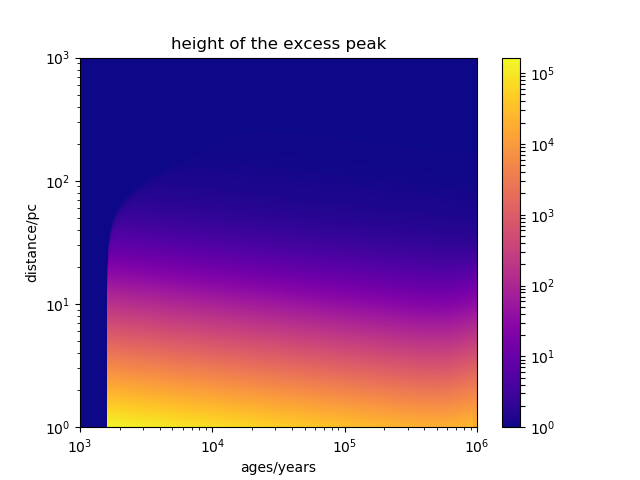

The Python source for this figure:
import numpy as np
import matplotlib.pyplot as plt
import timeit
import multiprocessing
import matplotlib as mpl
from joblib import Parallel, delayed
import multiprocessing
import matplotlib.colors as colors
from scipy.integrate import tplquad, quad, quad_vec, dblquad
from datetime import datetime
from cycler import cycler
from scipy.special import iv
from scipy import interpolate


#time the code
start = timeit.default_timer()
startt = datetime.now()
C = 3e10 #cm/s
M_PI = 134.9768e-6 #TeV
M_PROTON = 938.27208816e-6 #TeV
LY_PC_CONVERSION = 3.26156378
T_TH = 2*M_PI + M_PI**2 / (2*M_PROTON)
YEAR_SECOND_CONVERSION = 31557600
CM_PC_CONVERSION = 3.0857e18
#define constants
GALACTIC_RADIUS = 15000 #pc
HALO_HEIGHT = 4000 #pc
SUN_POSITION = 8300 #pc
SOURCE_RATE = 3 #/century
SOURCE_LIFETIME = 1e5 #yr
SEDOV_TIME = 1e3 #yr
MIN_RIGIDITY = 1e-3 #TV
MAX_RIGIDITY = 3e3 #TV
PROTON_INJECTION_SPECTRUM = 2.2
DIFFUSION_SPECTRUM = 0.6
ESCAPE_MOMENTUM_SPECTRUM = 2.5
DIFFUSION_SUPPRESSION_FACTOR = 0.1
DIFFUSION_COEFFICIENT = 6.7825E27 # cm2 s-1
ISM_PARTICLE_DENSITY = 1
MAXIMUM_PARTICLE_MOMENTUM = 3E3 #TeV
SEDOV_SNR_II = 1.6E3
SEDOV_SNR_1A = 234
MML_L = 92.272
MML_B = 2.775
MML_D = 3.28E3
MML_DENSITY = 30
MML_DIAMETER = 0.5
FKT_L = 92.4
FKT_B = 3.2
FKT_D = 1.7E3
FKT_DENSITY = 37
FKT_DIAMETER = 1.1


approx_AMS = np.sqrt(1.16)*1.10655**np.arange(72)
approx_DAMPE = 1983*1.58308693**np.arange(9)
AMS_DAMPE_DEFAULT_RIGIDITY_ARRAY = np.concatenate((approx_AMS, approx_DAMPE))/1000
meanA = np.load('mean_Anton.npy')*(AMS_DAMPE_DEFAULT_RIGIDITY_ARRAY*1000)**PROTON_INJECTION_SPECTRUM

Amean = interpolate.interp1d(AMS_DAMPE_DEFAULT_RIGIDITY_ARRAY, meanA, fill_value='extrapolate')


def radial(R, r_0=SUN_POSITION):
    result = 4.745 * np.exp(-(R-r_0)/4500)
    if R>3700:
        result += 26.679 * np.exp(-(R**2 - r_0**2)/(6800**2))
    else:
        result += 26.679 * np.exp(-(3700**2 - r_0**2)/(6800**2)) * np.exp(-((R - 3700)/2100)**2)
    return result

sourcechange = quad(lambda R: 2*np.pi*R*radial(R), 0, GALACTIC_RADIUS)[0]

def FerrierSource(R, r_0=SUN_POSITION):
    '''
    in source per pc^2 year integrated to give 3 per cnetury in galaxy
    '''
    normalisation = sourcechange
    result = 4.745 * np.exp(-(R-r_0)/4500)
    if R>3700:
        result += 26.679 * np.exp(-(R**2 - r_0**2)/(6800**2))
    else:
        result += 26.679 * np.exp(-(3700**2 - r_0**2)/(6800**2)) * np.exp(-((R - 3700)/2100)**2)
    return result / normalisation *3 /100

#def greensfactor(R,theta,r_0=SUN_POSITION,H=HALO_HEIGHT,n=0):
    return R / np.sqrt((R*np.cos(theta)-r_0)**2 + R**2*np.sin(theta)**2 + (2*n*H)**2)


#def integrant(R, theta, r_0=SUN_POSITION, H=HALO_HEIGHT, n=0):
    return greensfactor(R,theta,r_0,H,n)*FerrierSource(R,r_0)


#galacticintegral = np.array([dblquad(integrant,0,2*np.pi,0,GALACTIC_RADIUS, args=(SUN_POSITION, HALO_HEIGHT, n))[0] for n in range(1000001)])
#np.savetxt('galacticintegral',galacticintegral)
galacticintegral = np.loadtxt('galacticintegral')

#galacticintegral2 = np.array([dblquad(integrant,0,2*np.pi,0,GALACTIC_RADIUS, args=(SUN_POSITION, HALO_HEIGHT, n))[0] for n in range(20)])

def sunintegrant(R,r =10, r_0=8300):
    return 2 * R * np.arccos((r_0**2 + R**2 -r**2) / (2*R*r_0)) * FerrierSource(R, r_0)

def sunintegral(r, r_0=8300):
    return quad(sunintegrant,r_0-r,r_0+r,args=(r,r_0))[0]


def printProgressBar (iteration, total, prefix = '', suffix = '', decimals = 1, length = 100, fill = '█', printEnd = "\r"):
    """
    Call in a loop to create terminal progress bar
    @params:
        iteration   - Required  : current iteration (Int)
        total       - Required  : total iterations (Int)
        prefix      - Optional  : prefix string (Str)
        suffix      - Optional  : suffix string (Str)
        decimals    - Optional  : positive number of decimals in percent complete (Int)
        length      - Optional  : character length of bar (Int)
        fill        - Optional  : bar fill character (Str)
        printEnd    - Optional  : end character (e.g. "\r", "\r\n") (Str)
    """
    percent = ("{0:." + str(decimals) + "f}").format(100 * (iteration / float(total)))
    filledLength = int(length * iteration // total)
    bar = fill * filledLength + '-' * (length - filledLength)
    print(f'\r{prefix} |{bar}| {percent}% {suffix}', end = printEnd)
    # Print New Line on Complete
    if iteration == total:
        print()

#magnetic field
def B(n=1):
    '''
    magnetic field strength in microGauss, n hydrogen per cm^3
    '''
    if n==1:
        return 3
    elif n<300:
        return 10
    else:
        return 10 * (n/300)**0.65

#diffusion coefficient
def D(E, n=1, D_0=DIFFUSION_COEFFICIENT, chi=1, delta=DIFFUSION_SPECTRUM):
    '''
    diffusion coefficient (cm2 s-1) on energy (TeV)
    '''
    return chi * D_0 * ((E*1000)/(B(n)/3))**delta

#cross section
def sigma_kafexhiu(E):
    '''
    total inelastic cross section of pp to gamma from kafexhiu, energy in TeV
    '''
    T_th = T_TH
    mp = M_PROTON
    T = E - mp
    L = np.log(T/T_th)
    suppression = (1 - (T_th/T)**1.9)**3
    result = np.where(suppression>=0, (30.7 - 0.96*L +0.18*L**2) * suppression, 0)
    mbtocm = 1e27
    return result  / mbtocm

#proton lifetime against interaction
def tau_pp(E, n=1, kappa=0.45):
    '''
    lifetime in s
    '''
    return 1 / (n * C * kappa * sigma_kafexhiu(E))

#escape time
def t_esc(E, t_sed=1.6e3, p_m=MAXIMUM_PARTICLE_MOMENTUM, beta=2.5):
    '''
    time of escape of CR protons depending on momentum (energy in TeV via Einstein relation)
    '''
    yrtos = YEAR_SECOND_CONVERSION
    return t_sed * yrtos * (E/p_m)**(-1/beta)


def R_dsq1(E, t_SNR, D_0=DIFFUSION_COEFFICIENT, delta=DIFFUSION_SPECTRUM, t_sed=SEDOV_SNR_II, n=1, chi=1, p_m=MAXIMUM_PARTICLE_MOMENTUM, beta=ESCAPE_MOMENTUM_SPECTRUM):
    yrs = YEAR_SECOND_CONVERSION
    pcm = CM_PC_CONVERSION
    result = 4 * D(E,n,D_0,chi,delta) * (t_SNR*yrs - t_esc(E, t_sed, p_m, beta)) / pcm**2
    return result

def R_dsq2(E, t_SNR, D_0=DIFFUSION_COEFFICIENT, delta=DIFFUSION_SPECTRUM, n=1, chi=1):
    yrs = YEAR_SECOND_CONVERSION
    pcm = CM_PC_CONVERSION
    result = 4 * D(E,n,D_0,chi,delta) * (t_SNR*yrs) / pcm**2
    return result

def greensnppeak(E, t_SNR, d,
            D_0=DIFFUSION_COEFFICIENT, delta=DIFFUSION_SPECTRUM, n=1, chi=1):
    Rd2 = R_dsq2(E, t_SNR, D_0, delta, n, chi)
    return (np.pi*Rd2)**(-3/2) * np.exp(-d**2/Rd2)

conversion = YEAR_SECOND_CONVERSION/CM_PC_CONVERSION**2
Dpcy = DIFFUSION_COEFFICIENT * conversion
normalisation = galacticintegral[0] + 2*np.sum((-1)**np.arange(1000001)[1:]*galacticintegral[1:])
#normalE = 1 / (4 * np.pi * D(Ea,Dpcy, DIFFUSION_SPECTRUM)) * normalisation

thetaarray = np.load('thetafunction.npy')
def thetafunction(E, t):
    Dpcy1 = Dpcy
    H=HALO_HEIGHT
    h224Dt = (2*H)**2 / (4*D(E,n=1,D_0=Dpcy1,chi=1,delta=DIFFUSION_SPECTRUM)*t)
    xs = thetaarray[0]
    ys = thetaarray[1]
    return np.interp(h224Dt, xs, ys,0,1)

def Greensbounded(E, t, d2):
    Dpcy1 = Dpcy
    rd = 4 * D(E,n=1,D_0=Dpcy1,chi=1,delta=DIFFUSION_SPECTRUM) * t
    return (np.pi*rd)**(-3/2) * np.exp(-d2/rd) * thetafunction(E,t)

def integrant(t, R, theta, E):
    r_0 = SUN_POSITION
    d2 = (R*np.cos(theta)-r_0)**2 + (R*np.sin(theta))**2
    return R * Greensbounded(E, t, d2) * FerrierSource(R, r_0)

def integrant2(t, R, E):
    r_0 = SUN_POSITION
    Dpcy1 = Dpcy
    rd = 4 * D(E,n=1,D_0=Dpcy1,chi=1,delta=DIFFUSION_SPECTRUM) * t
    bes = 2 * R * r_0 / rd
    factor1 = (np.pi*rd)**(-3/2) * np.exp(-(R**2+r_0**2)/rd)
    return R * FerrierSource(R, r_0) * thetafunction(E,t) * factor1 * np.pi * 2*iv(0,bes)


def mean_bessel(E):
    low = 0 * 1e3**DIFFUSION_SPECTRUM / E**DIFFUSION_SPECTRUM
    high = 3e8 * 1e3**DIFFUSION_SPECTRUM / E**DIFFUSION_SPECTRUM
    return dblquad(integrant2,0,GALACTIC_RADIUS,low,high,args=(E,))[0]

# 0.000003457905225482213

def individual_trapezoidal_rule_log(start_x, stop_x, start_y, stop_y):
        stop_x=stop_x-start_x+1
        start_x=np.ones_like(start_x)
        b = np.log10(stop_y/start_y)/np.log10(stop_x/start_x)
        a = start_y
        return a/(b+1) * (stop_x**(b+1)-start_x**(b+1))

def excess2(t_SNR, d,
            D_0=DIFFUSION_COEFFICIENT, delta=DIFFUSION_SPECTRUM, t_sed=SEDOV_SNR_II, n=1, chi=1,
            p_m=MAXIMUM_PARTICLE_MOMENTUM, beta=ESCAPE_MOMENTUM_SPECTRUM):
    E = np.logspace(-4,np.log10(p_m),50000)
    rd1 = R_dsq1(E,t_SNR,D_0,delta,t_sed,n,chi,p_m,beta)
    rd = np.where(rd1>0, rd1, 0)
    g1 = rd**(-3/2) * np.exp(-d**2/rd)
    g2 = greensnppeak(E, t_SNR, d, D_0, delta, n, chi)
    ratio = g1 / g2
    ratio1 = np.where(rd1>0, ratio, 1)
    highest = np.max(ratio1)
    emax = np.argmax(ratio1)
    hm = np.where(ratio>(highest/2+0.5))[0]
    if len(hm) == 0:
        fwhm = 0
    else:
        hm1 = hm[-1]
        hm2 = hm[0]
        if hm1>emax:
            fwhm = E[hm1] - E[hm2]
        else:
            fwhm = 0
    return highest, fwhm, E[emax]

'''distances = np.logspace(0,3,5000)
ages = np.logspace(3,6,1000)
result = np.zeros((5000,1000,3))
for i,d in enumerate(distances):
    print(i)
    for j,t in enumerate(ages):
       result[i,j] = excess2(t,d)'''

def excessbar(t_SNR, d, Emid=1, barsize=25,
            D_0=DIFFUSION_COEFFICIENT, delta=DIFFUSION_SPECTRUM, t_sed=SEDOV_SNR_II, n=1, chi=1,
            p_m=MAXIMUM_PARTICLE_MOMENTUM, beta=ESCAPE_MOMENTUM_SPECTRUM):
    '''
    Emid is the quoted energy, in TeV
    barsize in percentage
    '''
    percent = barsize/100
    E = np.logspace(np.log10(Emid*(1-percent)),np.log10(Emid*(1+percent)),50)
    rd1 = R_dsq1(E,t_SNR,D_0,delta,t_sed,n,chi,p_m,beta)
    rd = np.where(rd1>0, rd1, 0)
    g1 = rd**(-3/2) * np.exp(-d**2/rd)
    g2 = greensnppeak(E, t_SNR, d, D_0, delta, n, chi)
    ratio = g1 / g2
    ratio1 = np.where(rd1>0, ratio, 1)
    return np.mean(ratio1)

def excessconstantage(t_SNR=8e3, Emid=50, yerr=0.75, barsize=50,
            D_0=DIFFUSION_COEFFICIENT, delta=DIFFUSION_SPECTRUM, t_sed=SEDOV_SNR_II, n=1, chi=1,
            p_m=MAXIMUM_PARTICLE_MOMENTUM, beta=ESCAPE_MOMENTUM_SPECTRUM):
    '''
    takes age of SNR in year,
    returns probability that excess more than errorbar of experiment,
    assuming a log distribution of distance form SNR
    '''
    Nd = 2000
    distsq = np.linspace(1,300**2,Nd)
    dist = np.sqrt(distsq)
    result = np.zeros(Nd)
    for i,d in enumerate(dist):
        excesss = excessbar(t_SNR, d, Emid, barsize, D_0, delta, t_sed, n, chi, p_m, beta) - 1
        if excesss > yerr:
            result[i] = 1
        else:
            continue
    return np.sum(result)/Nd

def excessconstantdist(d=57, Emid=1, yerr=0.75, barsize=25,
            D_0=DIFFUSION_COEFFICIENT, delta=DIFFUSION_SPECTRUM, t_sed=SEDOV_SNR_II, n=1, chi=1,
            p_m=MAXIMUM_PARTICLE_MOMENTUM, beta=ESCAPE_MOMENTUM_SPECTRUM):
    '''
    takes distance in pc,
    returns probability that excess more than errorbar of experiment,
    assuming a log distribution of SNR age
    '''
    Nd = 3000
    age = np.linspace(1e3,1e6,Nd)
    result = np.zeros(Nd)
    for i,t in enumerate(age):
        excesss = excessbar(t, d, Emid, barsize, D_0, delta, t_sed, n, chi, p_m, beta) - 1
        if excesss > yerr:
            result[i] = 1
        else:
            continue
    return np.sum(result)/Nd

def excessxy(Emid=1, flux=0.1, barsize=25, yerr=1,
            D_0=DIFFUSION_COEFFICIENT, delta=DIFFUSION_SPECTRUM, t_sed=SEDOV_SNR_II, n=1, chi=1,
            p_m=MAXIMUM_PARTICLE_MOMENTUM, beta=ESCAPE_MOMENTUM_SPECTRUM):
    Nd=1000
    distsq = np.linspace(1,300**2,Nd)
    dist0 = np.sqrt(distsq)
    ages0 = np.linspace(1e3,3e5,Nd)
    ages = np.array(np.meshgrid(ages0,dist0))[0].flatten()
    dist = np.array(np.meshgrid(ages0,dist0))[1].flatten()
    percent = barsize/100
    E = np.logspace(np.log10(Emid/(1+percent)),np.log10(Emid*(1+percent)),50)
    rd1 = R_dsq1(E[:,np.newaxis],ages,D_0,delta,t_sed,n,chi,p_m,beta)
    rd = np.where(rd1>0, rd1, 0)
    g1 = rd**(-3/2) * np.exp(-dist**2/rd)
    g2 = greensnppeak(E[:,np.newaxis], ages, dist, D_0, delta, n, chi)
    ratio = g1 / g2
    ratio1 = np.where(rd1>0, ratio, 1)
    cut = np.logical_and(np.any(g1>np.max(flux*(1-yerr),0),axis=0) , np.any(g1<flux*(1+yerr),axis=0))
    mean = np.mean(ratio1[:,cut],axis=0)
    peak = mean[mean>8]
    if np.size(mean) == 0:
        answer = 0
    else:
        answer = np.size(peak) / np.size(mean)
    return answer, len(mean), len(peak)

def excessfit(Emid=1, flux=0.1, barsize=25, yerr=1,
            D_0=DIFFUSION_COEFFICIENT, delta=DIFFUSION_SPECTRUM, t_sed=SEDOV_SNR_II, n=1, chi=1,
            p_m=MAXIMUM_PARTICLE_MOMENTUM, beta=ESCAPE_MOMENTUM_SPECTRUM):
    Nd=1000
    distsq = np.linspace(1,300**2,Nd)
    dist0 = np.sqrt(distsq)
    ages0 = np.linspace(1e3,3e5,Nd)
    ages = np.array(np.meshgrid(ages0,dist0))[0].flatten()
    dist = np.array(np.meshgrid(ages0,dist0))[1].flatten()
    percent = barsize/100
    E = np.logspace(np.log10(Emid/(1+percent)),np.log10(Emid*(1+percent)),50)
    rd1 = R_dsq1(E[:,np.newaxis],ages,D_0,delta,t_sed,n,chi,p_m,beta)
    rd = np.where(rd1>0, rd1, 0)
    g1 = rd**(-3/2) * np.exp(-dist**2/rd)
    g2 = greensnppeak(E[:,np.newaxis], ages, dist, D_0, delta, n, chi)
    fitpeak = np.logical_and(np.any(g1>np.max(flux*(1-yerr),0),axis=0) , np.any(g1<flux*(1+yerr),axis=0))
    fitnone = np.logical_and(np.any(g2>np.max(flux*(1-yerr),0),axis=0) , np.any(g2<flux*(1+yerr),axis=0))
    ratio = g1 / g2
    ratio1 = np.where(rd1>0, ratio, 1) - 1
    mean = np.mean(ratio1,axis=0)
    return np.sum(fitpeak[mean>=yerr]), np.sum(fitnone) + np.sum(fitpeak[mean<yerr])

def excessall(Emid=1, barsize=25, excesslim=7, life = 1e6,
            D_0=DIFFUSION_COEFFICIENT, delta=DIFFUSION_SPECTRUM, t_sed=SEDOV_SNR_II, n=1, chi=1,
            p_m=MAXIMUM_PARTICLE_MOMENTUM, beta=ESCAPE_MOMENTUM_SPECTRUM):
    Nd=1000
    distsq = np.linspace(1,300**2,Nd)
    dist0 = np.sqrt(distsq)
    ages0 = np.linspace(t_sed,3e5,Nd)
    ages = np.array(np.meshgrid(ages0,dist0))[0].flatten()
    dist = np.array(np.meshgrid(ages0,dist0))[1].flatten()
    percent = barsize/100
    E = np.logspace(np.log10(Emid/(1+percent)),np.log10(Emid*(1+percent)),50)
    rd1 = R_dsq1(E[:,np.newaxis],ages,D_0,delta,t_sed,n,chi,p_m,beta)
    rd = np.where(rd1>0, rd1, 1e-99)
    g2 = greensnppeak(E[:,np.newaxis], ages, dist, D_0, delta, n, chi)
    g1 = rd**(-3/2) * np.exp(-dist**2/rd)
    enoughflux = np.logical_and(np.all(g2>1e-51, axis=0) , np.any(g1>1e-50, axis=0))
    ratio = g1 / np.where(g2>1e-51, g2, 1)
    ratio1 = np.where(rd1>0, ratio, 1) - 1
    mean = np.mean(ratio1,axis=0)[enoughflux]
    peak = mean[mean>excesslim]
    return len(mean), len(peak)

def releseslope(lifetime, t_sed=SEDOV_SNR_II, p_m=MAXIMUM_PARTICLE_MOMENTUM, p_min=1e-3):
    x = np.log(lifetime) - np.log(t_sed)
    y = np.log(p_m) - np.log(p_min)
    return y / x

def excessingle(excesslim=7, life = 1e6, maxdist=300, maxage=3e5,
            D_0=DIFFUSION_COEFFICIENT, delta=DIFFUSION_SPECTRUM, t_sed=SEDOV_SNR_II, n=1, chi=1,
            p_m=MAXIMUM_PARTICLE_MOMENTUM, beta=ESCAPE_MOMENTUM_SPECTRUM):
    Nd=3000
    distsq = np.linspace(1,maxdist**2,Nd)
    dist0 = np.sqrt(distsq)
    ages0 = np.linspace(t_sed,maxage,Nd)
    E = np.logspace(-3,np.log10(3e3),200)
    accepted = 0
    peaks = 0
    for d in dist0:
        rd1 = R_dsq1(E[:,np.newaxis],ages0,D_0,delta,t_sed,n,chi,p_m,beta)
        rd = np.where(rd1>0, rd1, 1e-99)
        g2 = greensnppeak(E[:,np.newaxis], ages0, d, D_0, delta, n, chi)
        g1 = (np.pi*rd)**(-3/2) * np.exp(-d**2/rd)
        enoughflux = np.logical_and(np.all(g2>1e-51, axis=0) , np.any(g1>1e-50, axis=0))
        ratio = g1 / np.where(g2>1e-51, g2, 1)
        ratio1 = np.where(rd1>0, ratio, 1) - 1
        mean = np.max(ratio1,axis=0)[enoughflux]
        peak = mean[mean>excesslim]
        accepted += len(mean)
        peaks += len(peak)
    return peaks / accepted

def excesscompare(jumplim=0.05, maxdist=300, maxage=3e5,
            D_0=DIFFUSION_COEFFICIENT, delta=DIFFUSION_SPECTRUM, t_sed=SEDOV_SNR_II, n=1, chi=1,
            p_m=MAXIMUM_PARTICLE_MOMENTUM, beta=ESCAPE_MOMENTUM_SPECTRUM):
    Nd=1500
    distsq = np.linspace(0,maxdist**2,5*Nd)
    dist0 = np.sqrt(distsq)
    ages0 = np.linspace(t_sed,maxage,Nd)
    E = np.logspace(-3,np.log10(3e3),200)
    norm = 1
    accepted = 0
    peaks = 0
    peaks1 = 0
    peaks2 = 0
    peaks3 = 0
    peaks4 = 0
    peaks5 = 0
    for d in dist0:
        rd1 = R_dsq1(E[:,np.newaxis],ages0,D_0,delta,t_sed,n,chi,p_m,beta)
        rd = np.where(rd1>0, rd1, 1e-99)
        g1 = (np.pi*rd)**(-3/2) * np.exp(-d**2/rd)
        ratio = (g1.T / norm).T
        ratio1 = np.where(rd1>0, ratio, 1) - 1
        dif = np.diff(ratio1, axis=0)
        mean = np.max(dif[:40],axis=0)
        peak = mean[mean>jumplim]
        mean1 = np.max(dif[40:80],axis=0)
        peak1 = mean1[mean1>jumplim]
        mean2 = np.max(dif[80:120],axis=0)
        peak2 = mean2[mean2>jumplim]
        mean3 = np.max(dif[120:160],axis=0)
        peak3 = mean3[mean3>jumplim]
        mean4 = np.max(dif[160:],axis=0)
        peak4 = mean4[mean4>jumplim]
        mean5 = np.max(dif,axis=0)
        peak5 = mean5[mean5>jumplim]
        accepted += len(mean5)
        peaks += len(peak)
        peaks1 += len(peak1)
        peaks2 += len(peak2)
        peaks3 += len(peak3)
        peaks4 += len(peak4)
        peaks5 += len(peak5)
    return np.array([accepted,peaks5,peaks,peaks1,peaks2,peaks3,peaks4])

def excesscompare2(jumplim=0.05, maxdist=300, maxage=3e5,
            D_0=DIFFUSION_COEFFICIENT, delta=DIFFUSION_SPECTRUM, t_sed=SEDOV_SNR_II, n=1, chi=1,
            p_m=MAXIMUM_PARTICLE_MOMENTUM, beta=ESCAPE_MOMENTUM_SPECTRUM):
    Nd=1500
    distsq = np.linspace(0,maxdist**2,5*Nd)
    dist0 = np.sqrt(distsq)
    ages0 = np.linspace(t_sed,maxage,Nd)
    E = np.logspace(-3,np.log10(3e3),200)
    norm = 1
    accepted = 0
    peaks = 0
    peaks1 = 0
    peaks2 = 0
    peaks3 = 0
    peaks4 = 0
    peaks5 = 0
    for d in dist0:
        rd1 = R_dsq1(E[:,np.newaxis],ages0,D_0,delta,t_sed,n,chi,p_m,beta)
        rd = np.where(rd1>0, rd1, 1e-99)
        g1 = (np.pi*rd)**(-3/2) * np.exp(-d**2/rd)
        ratio = (g1.T / norm).T
        ratio1 = np.where(rd1>0, ratio, 1) - 1
        dif = np.gradient(ratio1, axis=0)
        maxr = np.argmax(dif, axis=0)
        mean = np.max(dif,axis=0)
        peak = np.logical_and(mean>jumplim, True)
        peak1 = np.logical_and(mean>jumplim, maxr<40)
        peak2 = np.logical_and.reduce([mean>jumplim, maxr<80, maxr>=40])
        peak3 = np.logical_and.reduce([mean>jumplim, maxr<120, maxr>=80])
        peak4 = np.logical_and.reduce([mean>jumplim, maxr<160, maxr>=120])
        peak5 = np.logical_and(mean>jumplim, maxr>=160)
        accepted += len(mean)
        peaks += np.sum(peak)
        peaks1 += np.sum(peak1)
        peaks2 += np.sum(peak2)
        peaks3 += np.sum(peak3)
        peaks4 += np.sum(peak4)
        peaks5 += np.sum(peak5)
    return np.array([accepted,peaks,peaks1,peaks2,peaks3,peaks4,peaks5])

def compare2d(maxdist=300, maxage=3e5,
            D_0=DIFFUSION_COEFFICIENT, delta=DIFFUSION_SPECTRUM, t_sed=SEDOV_SNR_II, n=1, chi=1,
            p_m=MAXIMUM_PARTICLE_MOMENTUM, beta=ESCAPE_MOMENTUM_SPECTRUM):
    Nd=1500
    distsq = np.linspace(0,maxdist**2,5*Nd)
    dist0 = np.sqrt(distsq)
    ages0 = np.linspace(t_sed,maxage,Nd)
    E = np.logspace(-3,np.log10(3e3),200)
    norm = 1
    Nr = 45
    result = np.zeros(Nr)
    Ju = np.linspace(0,0.3,Nr)
    for i,jumplim in enumerate(Ju):
        print(i)
        accepted = 0
        peaks = 0
        for d in dist0:
            rd1 = R_dsq1(E[:,np.newaxis],ages0,D_0,delta,t_sed,n,chi,p_m,beta)
            rd = np.where(rd1>0, rd1, 1e-99)
            g1 = (np.pi*rd)**(-3/2) * np.exp(-d**2/rd)
            ratio = (g1.T / norm).T
            ratio1 = np.where(rd1>0, ratio, 1) - 1
            dif = np.gradient(ratio1, axis=0)
            mean = np.max(dif,axis=0)
            peak = np.logical_and(mean>jumplim, True)
            accepted += len(mean)
            peaks += np.sum(peak)
        result[i] = peaks / accepted
    return result

def newescape(E, t_sed=SEDOV_TIME, p_max=MAXIMUM_PARTICLE_MOMENTUM, t_max=SOURCE_LIFETIME, p_min=MIN_RIGIDITY,
              t_b1=SOURCE_LIFETIME-1, t_b2=0, p_b1=10, p_b2=0):
    yrtos = YEAR_SECOND_CONVERSION
    if t_max == 0:
        return yrtos * t_sed * np.exp((p_max/E - 1) / 1e4)
    elif t_max < t_sed:
        return yrtos * t_sed * (p_b1*np.log(p_max/E) + 1)
    elif t_b1<t_sed or p_b1>=p_max:
        return yrtos * t_sed
    elif t_b1==0 and t_b2==0:
        s1 = np.log(t_max/t_sed) / np.log(p_max/p_min)
        return yrtos * t_sed * (p_max/E) ** s1
    elif t_b2==0:
        s1 = np.log(t_b1/t_sed) / np.log(p_max/p_b1)
        s2 = np.log(t_max/t_b1) / np.log(p_b1/p_min)
        t1 = yrtos * t_b1 * (p_b1 / E[E<p_b1]) ** s2
        t2 = yrtos * t_sed * (p_max / E[E>=p_b1]) ** s1
        return np.append(t1,t2)
    else:
        s1 = np.log(t_b1/t_sed) / np.log(p_max/p_b2)
        s2 = np.log(t_b2/t_b1) / np.log(p_b2/p_b1)
        s3 = np.log(t_max/t_b2) / np.log(p_b1/p_min)
        t1 = yrtos * t_b2 * (p_b1 / E[E<p_b1]) ** s3
        t2 = yrtos * t_b1 * (p_b2 / E[(E<p_b2) & (E>=p_b1)]) ** s2
        t3 = yrtos * t_sed * (p_max / E[E>=p_b2]) ** s1
        return np.append(np.append(t1,t2),t3)

def newR_dsq(E, t_SNR, D_0=DIFFUSION_COEFFICIENT, delta=DIFFUSION_SPECTRUM, t_sed=SEDOV_TIME, n=1, chi=1,
             p_max=MAXIMUM_PARTICLE_MOMENTUM, t_max=1e5, p_min=1e-3,
            t_b1=1e4, t_b2=5e4, p_b1=1e-1, p_b2=1e1):
    yrs = YEAR_SECOND_CONVERSION
    pcm = CM_PC_CONVERSION
    result = 4 * D(E,n,D_0,chi,delta) * (t_SNR[:,np.newaxis]*yrs - newescape(E,t_sed,p_max,t_max,p_min,t_b1,t_b2,p_b1,p_b2)) / pcm**2
    return result.T

def newR_ct(E, t_SNR, D_0=DIFFUSION_COEFFICIENT, delta=DIFFUSION_SPECTRUM, t_sed=SEDOV_TIME, n=1, chi=1,
             p_max=MAXIMUM_PARTICLE_MOMENTUM, t_max=1e5, p_min=1e-3,
            t_b1=1e4, t_b2=5e4, p_b1=1e-1, p_b2=1e1):
    yrs = YEAR_SECOND_CONVERSION
    pcm = CM_PC_CONVERSION
    c = C
    result = c * (t_SNR[:,np.newaxis]*yrs - newescape(E,t_sed,p_max,t_max,p_min,t_b1,t_b2,p_b1,p_b2)) /pcm
    return result.T

def newexcess(jumplim=0.05, maxdist=300, maxage=3e5,
            D_0=DIFFUSION_COEFFICIENT, delta=DIFFUSION_SPECTRUM, t_sed=SEDOV_SNR_II, n=1, chi=1,
            p_max=MAXIMUM_PARTICLE_MOMENTUM, t_max=1e5, p_min=1e-3,
            t_b1=1e4, t_b2=5e4, p_b1=1e-1, p_b2=1e1):
    Nd=1500
    distsq = np.linspace(0,maxdist**2,5*Nd)
    dist0 = np.sqrt(distsq)
    ages0 = np.linspace(t_sed,maxage,Nd)
    E = np.logspace(-3,np.log10(3e3),200)
    norm = 1
    accepted = 0
    peaks = 0
    peaks1 = 0
    peaks2 = 0
    peaks3 = 0
    peaks4 = 0
    peaks5 = 0
    for d in dist0:
        rd1 = newR_dsq(E, ages0, D_0, delta, t_sed, n, chi, p_max, t_max, p_min, t_b1, t_b2, p_b1, p_b2)
        rd = np.where(rd1>0, rd1, 1e-99)
        g1 = (np.pi*rd)**(-3/2) * np.exp(-d**2/rd)
        ratio = (g1.T / norm).T
        ratio1 = np.where(rd1>0, ratio, 1) - 1
        dif = np.gradient(ratio1, axis=0)
        maxr = np.argmax(dif, axis=0)
        mean = np.max(dif,axis=0)
        peak = np.logical_and(mean>jumplim, True)
        peak1 = np.logical_and.reduce([mean>jumplim, maxr<40])
        peak2 = np.logical_and.reduce([mean>jumplim, maxr<80, maxr>=40])
        peak3 = np.logical_and.reduce([mean>jumplim, maxr<120, maxr>=80])
        peak4 = np.logical_and.reduce([mean>jumplim, maxr<160, maxr>=120])
        peak5 = np.logical_and(mean>jumplim, maxr>=160)
        accepted += len(mean)
        peaks += np.sum(peak)
        peaks1 += np.sum(peak1)
        peaks2 += np.sum(peak2)
        peaks3 += np.sum(peak3)
        peaks4 += np.sum(peak4)
        peaks5 += np.sum(peak5)
    return np.array([accepted,peaks,peaks1,peaks2,peaks3,peaks4,peaks5])

def breakexcess(sigma=1, stat=0, maxdist=300, maxage=3e5,
            D_0=DIFFUSION_COEFFICIENT, delta=DIFFUSION_SPECTRUM, t_sed=SEDOV_SNR_II, n=1, chi=1,
            p_max=MAXIMUM_PARTICLE_MOMENTUM, t_max=1e5, p_min=1e-3,
            t_b1=1e4, t_b2=5e4, p_b1=1e-1, p_b2=1e1):
    Nd=1500
    distsq = np.linspace(0,maxdist**2,5*Nd)
    dist0 = np.sqrt(distsq)
    ages0 = np.linspace(0,maxage,Nd)
    E = np.logspace(-3,np.log10(3e3),200)
    norm = 1 / 17364.8109 * 26857.4584
    accepted = 0
    peaks = 0
    peaks1 = 0
    peaks2 = 0
    peaks3 = 0
    if stat == 0:
        s1 = 0.01 * np.ones(61)
        s2 = 0.1 * np.ones(139)
        jumplim = np.append(s1,s2)
    elif stat == 1:
        power = np.log(1e-1/1e-4) / np.log(1e2/1e-3)
        jumplim = 1e-4 * (E/1e-3) ** power
    for d in dist0:
        rd1 = newR_dsq(E, ages0, D_0, delta, t_sed, n, chi, p_max, t_max, p_min, t_b1, t_b2, p_b1, p_b2)
        rd = np.where(rd1>0, rd1, 1e-99)
        g1 = (np.pi*rd)**(-3/2) * np.exp(-d**2/rd)
        ratio = (g1.T / norm).T
        ratio1 = np.where(rd1>0, ratio, 1) - 1
        dif = np.diff(ratio1, axis=0)
        maxr = np.argmax(dif, axis=0)
        mean = np.max(dif,axis=0)
        peak1 = np.logical_and.reduce([mean>sigma*jumplim[maxr], maxr<=70])
        peak2 = np.logical_and.reduce([mean>sigma*jumplim[maxr], maxr>=71, maxr<=92])
        peak3 = np.logical_and.reduce([mean>sigma*jumplim[maxr], maxr>=93, maxr<154])
        accepted += len(mean)
        peaks = peaks + np.sum(peak1) + np.sum(peak2) + np.sum(peak3)
        peaks1 += np.sum(peak1)
        peaks2 += np.sum(peak2)
        peaks3 += np.sum(peak3)
    return np.array([accepted,peaks,peaks1,peaks2,peaks3])

def breakexcess2x( maxdist=300, maxage=3e5,
            D_0=DIFFUSION_COEFFICIENT, delta=DIFFUSION_SPECTRUM, t_sed=SEDOV_SNR_II, n=1, chi=1,
            p_max=MAXIMUM_PARTICLE_MOMENTUM, t_max=1e5, p_min=1e-3,
            t_b1=1e4, t_b2=5e4, p_b1=1e-1, p_b2=1e1):
    Nd=1500
    distsq = np.linspace(0,maxdist**2,5*Nd)
    dist0 = np.sqrt(distsq)
    ages0 = np.linspace(0,maxage,Nd)
    E = np.logspace(-3,np.log10(3e3),200)
    norm = 1  * D_0 / DIFFUSION_COEFFICIENT # / 12283.553742155571 * 11826.695987081592
    accepted = 0
    s1 = 0.01 * np.ones(61)
    s2 = 0.1 * np.ones(139)
    jumplimsys = np.append(s1,s2)
    power = np.log(1e-1/1e-4) / np.log(1e2/1e-3)
    jumplimstat = 1e-4 * (E/1e-3) ** power / 1.5
    sigmas = 0.1 + 0.2 * np.arange(26)
    resultsys = np.zeros(26)
    resultstat = np.zeros(26)
    for d in dist0:
        rd1 = newR_dsq(E, ages0, D_0, delta, t_sed, n, chi, p_max, t_max, p_min, t_b1, t_b2, p_b1, p_b2)
        rd = np.where(rd1>0, rd1, 1e-99)
        g1 = (np.pi*rd)**(-3/2) * np.exp(-d**2/rd)
        ratio = (g1.T / norm).T
        ratio1 = np.where(rd1>0, ratio, 0)
        dif = np.diff(ratio1, axis=0)
        maxr = np.argmax(dif, axis=0)
        mean = np.max(dif,axis=0)
        accepted += len(mean)
        for i,sigma in enumerate(sigmas):
            resultstat[i] += np.sum(np.logical_and.reduce([mean>sigma*jumplimstat[maxr], maxr<=154]))
            resultsys[i] += np.sum(np.logical_and.reduce([mean>sigma*jumplimsys[maxr], maxr<=154]))
    return np.append(resultsys / accepted, resultstat / accepted)

def excessbins(bins=200, maxdist=GALACTIC_RADIUS/10, maxage=2e5,
            D_0=DIFFUSION_COEFFICIENT, delta=DIFFUSION_SPECTRUM, t_sed=SEDOV_TIME, n=1, chi=1,
            p_max=MAXIMUM_PARTICLE_MOMENTUM, t_max=SOURCE_LIFETIME, p_min=MIN_RIGIDITY,
            t_b1=99999,t_b2=0, p_b1=10, p_b2=0):
    Nd=1500
    distsq = np.linspace(0,maxdist**2,5*Nd)
    ages0 = np.linspace(0,maxage,Nd)
    E = np.logspace(-3,2,bins)
    #norm = NORMAL4  * D_0 / DIFFUSION_COEFFICIENT # / 12283.553742155571 * 11826.695987081592
    normalisation1 = normalisation
    norm = 1 / (np.pi * D(E,Dpcy, DIFFUSION_SPECTRUM)) * normalisation1
    jumps = 0
    accepted = 0
    power = np.log(1e-1/1e-4) / np.log(1e2/1e-3)
    jumplimstat = 1e-4 * (E/1e-3) ** power / 1.5
    for d2 in distsq:
        rd1 = newR_dsq(E, ages0, D_0, delta, t_sed, n, chi, p_max, t_max, p_min, t_b1, t_b2, p_b1, p_b2)
        rd = np.where(rd1>0, rd1, 1e-99)
        g1 = (np.pi*rd)**(-3/2) * np.exp(-d2/rd)
        ratio = (g1.T / norm).T
        ratio1 = np.where(rd1>0, ratio, 0)
        dif = np.diff(ratio1, axis=0)
        maxr = np.argmax(dif, axis=0)
        mean = np.max(dif,axis=0)
        accepted += len(mean)
        jumps += np.sum(mean>jumplimstat[maxr])
    return jumps / accepted

def breakexcessradial(bins=200, maxdist=HALO_HEIGHT/2, maxage=2*SOURCE_LIFETIME,
            D_0=DIFFUSION_COEFFICIENT, delta=DIFFUSION_SPECTRUM, t_sed=SEDOV_TIME, n=1, chi=1,
            p_max=MAXIMUM_PARTICLE_MOMENTUM, t_max=SOURCE_LIFETIME, p_min=MIN_RIGIDITY,
            t_b1=SOURCE_LIFETIME-1,t_b2=0, p_b1=10, p_b2=0):
    Nd=1500
    binsi = int(bins)
    distsq = np.linspace(0,maxdist**2,5*Nd)
    dist0 = np.sqrt(distsq)
    sources = np.array([sunintegral(r) for r in dist0])
    numbsources = np.diff(sources,prepend=0)
    sourcesinrange = sources[-1] * maxage
    ages0 = np.linspace(0,maxage,Nd)
    E = np.logspace(-3,2,binsi)
    conversion = YEAR_SECOND_CONVERSION/CM_PC_CONVERSION**2
    Dpcy = D_0 * conversion
    normalisation1 = normalisation
    norm = 1 / (np.pi * D(E,Dpcy, DIFFUSION_SPECTRUM)) * normalisation1
    accepted = 0
    jumplimsys = np.where(E<10, 0.01, 0.1)[:-1]
    power = np.log(1e-1/1e-4) / np.log(1e2/1e-3)
    jumplimstat = (1e-4 * (E[1:]/1e-3) ** power / 1.5 + 1e-4 * (E[:-1]/1e-3) ** power / 1.5) /2
    sigmas = 0.1 + 0.2 * np.arange(26)
    resultsys = np.zeros(26)
    resultstat = np.zeros(26)
    for j,d2 in enumerate(distsq):
        rd1 = newR_dsq(E, ages0, D_0, delta, t_sed, n, chi, p_max, t_max, p_min, t_b1, t_b2, p_b1, p_b2)
        rd = np.where(rd1>0, rd1, 1e-99)
        g1 = (np.pi*rd)**(-3/2) * np.exp(-d2/rd)
        ratio = (g1.T / norm)
        ratio1 = np.where(rd1.T>0, ratio, 0)
        dif = np.diff(ratio1, axis=1)
        mean = np.max(dif,axis=1)
        maxr = np.argmax(dif,axis=1)
        accepted += numbsources[j] * len(mean)
        for i,sigma in enumerate(sigmas):
            resultstat[i] += numbsources[j] * np.sum(np.any(dif>sigma*jumplimstat, axis=1))
            #print(int(10*sigma),np.sum(np.logical_and.reduce([mean>sigma*jumplimstat[maxr]])) - np.sum(np.any(dif>sigma*jumplimstat, axis=1)))
            resultsys[i] += numbsources[j] * np.sum(np.any(dif>sigma*jumplimsys, axis=1))
    return np.append(1 - (1 - resultsys / accepted) ** sourcesinrange, 1 - (1 - resultstat / accepted) ** sourcesinrange)

def breakexcessradial2(bins=200, maxdist=HALO_HEIGHT/2, maxage=SOURCE_LIFETIME,
            D_0=DIFFUSION_COEFFICIENT, delta=DIFFUSION_SPECTRUM, t_sed=SEDOV_TIME, n=1, chi=1,
            p_max=MAXIMUM_PARTICLE_MOMENTUM, t_max=SOURCE_LIFETIME, p_min=MIN_RIGIDITY,
            alpha = PROTON_INJECTION_SPECTRUM,
            t_b1=SOURCE_LIFETIME-1,t_b2=0, p_b1=10, p_b2=0):
    Nd=1500
    bins = int(bins)
    binsi = 10*bins+1
    ages0 = np.linspace(0,maxage,Nd)
    distsq = np.linspace(0,maxdist**2,5*Nd)
    dist0 = np.sqrt(distsq)
    sources = np.array([sunintegral(r) for r in dist0])
    numbsources = np.diff(sources,prepend=0)
    sourcesinrange = sources[-1] * maxage
    lnE1 = np.linspace(np.log(1e-3),np.log(1e2),binsi)
    lnE2 = np.array([])
    lnE = lnE1
    E = np.exp(lnE)
    Edge = E[::10]
    gamma = alpha + delta
    ED = ((Edge[1:]**(1-gamma) - Edge[:-1]**(1-gamma)) / ((1-gamma) * (Edge[1:] - Edge[:-1]))) ** (-1/gamma)
    conversion = YEAR_SECOND_CONVERSION/CM_PC_CONVERSION**2
    Dpcy = D_0 * conversion
    normalisation1 = normalisation
    norm = 1 / (np.pi * D(ED,Dpcy, DIFFUSION_SPECTRUM)) * normalisation1 * (Edge[1:] - Edge[:-1]) * ED**(-alpha)
    power = np.log(1e-1/1e-4) / np.log(1e2/1e-3)
    jumplimstat = 1e-4 * (Edge[1:-1]/1e-3) ** power / 1.5
    sigmas = 0.1 + 0.2 * np.arange(26)
    resultint = np.zeros(26)
    resultpoint = np.zeros(26)
    accepted = 0
    for j,d2 in enumerate(distsq):
        rd1 = newR_dsq(E, ages0, D_0, delta, t_sed, n, chi, p_max, t_max, p_min, t_b1, t_b2, p_b1, p_b2).T
        rd = np.where(rd1>0, rd1, 1e-99)
        g1 = (np.pi*rd)**(-3/2) * np.exp(-d2/rd) * E**(-alpha) *E
        G = np.where(rd1>0, g1, 0)
        gi1 = (G[:,1:] + G[:,:-1]) * np.diff(lnE) / 2
        gi = np.sum(gi1.reshape(Nd,bins,10),axis=2)
        rd2 = newR_dsq(ED, ages0, D_0, delta, t_sed, n, chi, p_max, t_max, p_min, t_b1, t_b2, p_b1, p_b2).T
        rd3 = np.where(rd2>0, rd2, 1e-99)
        g2 = (np.pi*rd3)**(-3/2) * np.exp(-d2/rd3)* (Edge[1:] - Edge[:-1]) * ED**(-alpha)
        G2 = np.where(rd2>0, g2, 0)
        ratio1 = gi / norm
        ratio2 = G2 / norm
        dif1 = np.diff(ratio1,axis=1)
        dif2 = np.diff(ratio2,axis=1)
        accepted += numbsources[j] * len(np.any(dif1>jumplimstat, axis=1))
        for i,sigma in enumerate(sigmas):
            resultint[i] += numbsources[j] * np.sum(np.any(dif1>sigma*jumplimstat, axis=1))
            resultpoint[i] += numbsources[j] * np.sum(np.any(dif2>sigma*jumplimstat, axis=1))
    return np.append(1 - (1 - resultint / accepted) ** sourcesinrange, 1 - (1 - resultpoint / accepted) ** sourcesinrange)


def excessexperiment(maxdist=HALO_HEIGHT/2, maxage=SOURCE_LIFETIME,
            D_0=DIFFUSION_COEFFICIENT, delta=DIFFUSION_SPECTRUM, t_sed=SEDOV_TIME, n=1, chi=1,
            p_max=MAXIMUM_PARTICLE_MOMENTUM, t_max=SOURCE_LIFETIME, p_min=MIN_RIGIDITY,
            alpha = PROTON_INJECTION_SPECTRUM,
            t_b1=SOURCE_LIFETIME-1,t_b2=0, p_b1=10, p_b2=0):
    Nd=1500
    ages0 = np.linspace(0,maxage,Nd)
    distsq = np.linspace(0,maxdist**2,5*Nd)
    dist0 = np.sqrt(distsq)
    sources = np.array([sunintegral(r) for r in dist0])
    numbsources = np.diff(sources,prepend=0)
    sourcesinrange = sources[-1] * maxage
    approx_AMS = np.sqrt(1.16)*(1.10655)**((np.arange(721) - 5)/10)
    approx_DAMPE = 1983*(1.58308693)**((np.arange(91) - 5)/10)
    E = np.concatenate((approx_AMS, approx_DAMPE))/1000
    lnE = np.log(E)
    Edge = np.concatenate((E[:721:10],E[721::10]))
    ED = np.concatenate((E[5:722:10],E[726::10]))
    conversion = YEAR_SECOND_CONVERSION/CM_PC_CONVERSION**2
    Dpcy = D_0 * conversion
    normalisation1 = normalisation
    normA = 1 / (np.pi * D(ED[:72],Dpcy, DIFFUSION_SPECTRUM)) * normalisation1 * (Edge[1:73] - Edge[:72]) * ED[:72]**(-alpha)
    normD = 1 / (np.pi * D(ED[72:],Dpcy, DIFFUSION_SPECTRUM)) * normalisation1 * (Edge[74:] - Edge[73:-1]) * ED[72:]**(-alpha)
    norm = np.concatenate((normA,normD))
    power = np.log(1e-1/1e-4) / np.log(1e2/1e-3)
    jumplimstat = np.concatenate((1e-4 * (Edge[1:72]/1e-3) ** power / 1.5 , 1e-4 * (Edge[74:-1]/1e-3) ** power / 1.5))
    sigmas = 0.1 + 0.2 * np.arange(26)
    resultint = np.zeros(26)
    resultpoint = np.zeros(26)
    accepted = 0
    for j,d2 in enumerate(distsq):
        rd1 = newR_dsq(E, ages0, D_0, delta, t_sed, n, chi, p_max, t_max, p_min, t_b1, t_b2, p_b1, p_b2).T
        rd = np.where(rd1>0, rd1, 1e-99)
        g1 = (np.pi*rd)**(-3/2) * np.exp(-d2/rd) * E**(-alpha) *E
        G = np.where(rd1>0, g1, 0)
        gi1 = (G[:,1:] + G[:,:-1]) * np.diff(lnE) / 2
        gi = np.concatenate((np.sum(gi1[:,:720].reshape(Nd,72,10),axis=2) ,
                             np.sum(gi1[:,721:].reshape(Nd,9,10),axis=2)), axis=1)
        rd2 = newR_dsq(ED, ages0, D_0, delta, t_sed, n, chi, p_max, t_max, p_min, t_b1, t_b2, p_b1, p_b2).T
        rd3 = np.where(rd2>0, rd2, 1e-99)
        g2A = (np.pi*rd3[:,:72])**(-3/2) * np.exp(-d2/rd3[:,:72])* (Edge[1:73] - Edge[:72]) * ED[:72]**(-alpha)
        g2D = (np.pi*rd3[:,72:])**(-3/2) * np.exp(-d2/rd3[:,72:])* (Edge[74:] - Edge[73:-1]) * ED[72:]**(-alpha)
        G2A = np.where(rd3[:,:72]>0, g2A, 0)
        G2D = np.where(rd3[:,72:]>0, g2D, 0)
        G2 = np.concatenate((G2A,G2D),axis=1)
        ratio1 = gi / norm
        ratio2 = G2 / norm
        dif1 = np.diff(ratio1,axis=1)
        dif2 = np.diff(ratio2,axis=1)
        accepted += numbsources[j] * len(np.concatenate((np.any(dif1[:,:71]>jumplimstat[:71], axis=1),
                                                         np.any(dif1[:,72:]>jumplimstat[71:], axis=1))))
        for i,sigma in enumerate(sigmas):
            resultint[i] += numbsources[j] * np.sum(np.concatenate((np.any(dif1[:,:71]>sigma*jumplimstat[:71], axis=1),
                                                         np.any(dif1[:,72:]>sigma*jumplimstat[71:], axis=1))))
            resultpoint[i] += numbsources[j] * np.sum(np.concatenate((np.any(dif2[:,:71]>sigma*jumplimstat[:71], axis=1),
                                                         np.any(dif2[:,72:]>sigma*jumplimstat[71:], axis=1))))
    return np.append(1 - (1 - resultint / accepted) ** sourcesinrange, 1 - (1 - resultpoint / accepted) ** sourcesinrange)

def excessexperiment2(maxdist=HALO_HEIGHT/2, maxage=SOURCE_LIFETIME,
            D_0=DIFFUSION_COEFFICIENT, delta=DIFFUSION_SPECTRUM, t_sed=SEDOV_TIME, n=1, chi=1,
            p_max=MAXIMUM_PARTICLE_MOMENTUM, t_max=SOURCE_LIFETIME, p_min=MIN_RIGIDITY,
            alpha = PROTON_INJECTION_SPECTRUM,
            t_b1=SOURCE_LIFETIME-1,t_b2=0, p_b1=10, p_b2=0):
    Nd=1500
    ages0 = np.linspace(0,maxage/2,Nd)
    distsq = np.linspace(0,maxdist**2,5*Nd)
    dist0 = np.sqrt(distsq)
    sources = np.array([sunintegral(r) for r in dist0])
    numbsources = np.diff(sources)
    distsq2 = (distsq[1:] + distsq[:-1]) / 2
    sourcesinrange = sources[-1] * maxage
    approx_AMS = np.sqrt(1.16)*(1.10655)**((np.arange(721) - 5)/10)
    approx_DAMPE = 1983*(1.58308693)**((np.arange(91) - 5)/10)
    E = np.concatenate((approx_AMS, approx_DAMPE))/1000
    Edge = np.concatenate((E[:721:10],E[721::10]))
    ED = np.concatenate((E[5:722:10],E[726::10]))
    conversion = YEAR_SECOND_CONVERSION/CM_PC_CONVERSION**2
    Dpcy = D_0 * conversion
    c = LY_PC_CONVERSION
    normalisation1 = 0.000003457905225482213 * (np.pi * D(0.001,Dpcy, DIFFUSION_SPECTRUM))
    normall = 1 / (np.pi * D(E,Dpcy, DIFFUSION_SPECTRUM)) * normalisation1 * E**(-alpha)
    norm = 1 / (np.pi * D(ED,Dpcy, DIFFUSION_SPECTRUM)) * normalisation1 * ED**(-alpha)
    # normall = Amean(E) * E**(-alpha)
    # norm = Amean(ED) * ED**(-alpha)
    Elow = np.ones(len(E)-1)
    Ehigh = E[1:] - E[:-1] + 1
    power = np.log(1e-1/1e-4) / np.log(1e2/1e-3)
    jumplimstat = np.concatenate((1e-4 * (Edge[1:72]/1e-3) ** power / 1.5 , 1e-4 * (Edge[74:-1]/1e-3) ** power / 1.5))
    jumplimstat = np.where(np.delete(ED,(71,-1))<p_b1/2,1e10,jumplimstat)
    sigmas = 0.1 + 0.2 * np.arange(26)
    resultint = np.zeros(26)
    resultpoint = np.zeros(26)
    accepted = 0
    slopep = np.log(normall[1:]/normall[:-1]) / (np.log(Ehigh/Elow))
    normi1 = normall[:-1]/(slopep+1)*(Ehigh**(slopep+1)-Elow**(slopep+1))
    normi = np.concatenate((np.sum(normi1[:720].reshape(72,10),axis=1) ,
                             np.sum(normi1[721:].reshape(9,10),axis=1))) / (np.delete(Edge,73)[1:] - np.delete(Edge,73)[:-1])
    for j,d2 in enumerate(distsq2):
        rd1 = newR_dsq(E, ages0, D_0, delta, t_sed, n, chi, p_max, t_max, p_min, t_b1, t_b2, p_b1, p_b2).T
        rd = np.where(rd1>0, rd1, 1e-99)
        ct1 = newR_ct(E, ages0, D_0, delta, t_sed, n, chi, p_max, t_max, p_min, t_b1, t_b2, p_b1, p_b2).T
        g1 = (np.pi*rd)**(-3/2) * np.exp(-d2/rd) * E**(-alpha)
        g11 = np.where(np.sqrt(d2)<ct1, g1, 0)
        G = np.where(rd1>0, g11, 0) + normall
        slope = np.log(G[:,1:]/G[:,:-1]) / (np.log(Ehigh/Elow))
        gi1 = np.where(slope==-1, G[:,:-1]*np.log(Ehigh/Elow) , G[:,:-1]/(slope+1)*(Ehigh**(slope+1)-Elow**(slope+1)))
        gi = np.concatenate((np.sum(gi1[:,:720].reshape(Nd,72,10),axis=2) ,
                             np.sum(gi1[:,721:].reshape(Nd,9,10),axis=2)), axis=1) / (np.delete(Edge,73)[1:] - np.delete(Edge,73)[:-1])
        rd2 = newR_dsq(ED, ages0, D_0, delta, t_sed, n, chi, p_max, t_max, p_min, t_b1, t_b2, p_b1, p_b2).T
        rd3 = np.where(rd2>0, rd2, 1e-99)
        ct2 = newR_ct(ED, ages0, D_0, delta, t_sed, n, chi, p_max, t_max, p_min, t_b1, t_b2, p_b1, p_b2).T
        g2 = (np.pi*rd3)**(-3/2) * np.exp(-d2/rd3) * ED**(-alpha)
        g21 = np.where(np.sqrt(d2)<ct2, g2, 0)
        G2 = np.where(rd2>0, g21, 0)
        ratio1 = (gi-normi) / normi
        ratio2 = (gi-normi) / norm
        dif1 = np.diff(ratio1,axis=1)
        dif2 = np.diff(ratio2,axis=1)
        accepted += numbsources[j] * len(np.any(np.delete(dif1,71,axis=1)>jumplimstat, axis=1))
        for i,sigma in enumerate(sigmas):
            resultint[i] += numbsources[j] * np.sum(np.any(np.delete(dif1,71,axis=1)>sigma*jumplimstat, axis=1))
            resultpoint[i] += numbsources[j] * np.sum(np.any(np.delete(dif2,71,axis=1)>sigma*jumplimstat, axis=1))
    return np.append(1 - (1 - resultint / accepted) ** sourcesinrange, 1 - (1 - resultpoint / accepted) ** sourcesinrange)

def debugger(d = 300, Nd = 1500,
             D_0=DIFFUSION_COEFFICIENT, delta=DIFFUSION_SPECTRUM, t_sed=SEDOV_TIME, n=1, chi=1,
            p_max=MAXIMUM_PARTICLE_MOMENTUM, t_max=SOURCE_LIFETIME, p_min=MIN_RIGIDITY,
            alpha = PROTON_INJECTION_SPECTRUM,
            t_b1=SOURCE_LIFETIME-1,t_b2=0, p_b1=10, p_b2=0):
    ages0 = np.linspace(0,t_max,int(Nd))
    approx_AMS = np.sqrt(1.16)*(1.10655)**((np.arange(721) - 5)/10)
    approx_DAMPE = 1983*(1.58308693)**((np.arange(91) - 5)/10)
    E = np.concatenate((approx_AMS, approx_DAMPE))/1000
    Edge = np.concatenate((E[:721:10],E[721::10]))
    ED = np.concatenate((E[5:722:10],E[726::10]))
    Elow = np.ones(len(E)-1)
    Ehigh = E[1:] - E[:-1] + 1
    conversion = YEAR_SECOND_CONVERSION/CM_PC_CONVERSION**2
    Dpcy = D_0 * conversion
    normalisation1 = 0.000003457905225482213 * (np.pi * D(0.001,Dpcy, DIFFUSION_SPECTRUM))
    normall = 1 / (np.pi * D(E,Dpcy, DIFFUSION_SPECTRUM)) * normalisation1 * E**(-alpha)
    norm = 1 / (np.pi * D(ED,Dpcy, DIFFUSION_SPECTRUM)) * normalisation1 * ED**(-alpha)
    slopep = np.log(normall[1:]/normall[:-1]) / (np.log(Ehigh/Elow))
    normi1 = normall[:-1]/(slopep+1)*(Ehigh**(slopep+1)-Elow**(slopep+1))
    normi = np.concatenate((np.sum(normi1[:720].reshape(72,10),axis=1) ,
                             np.sum(normi1[721:].reshape(9,10),axis=1))) / (np.delete(Edge,73)[1:] - np.delete(Edge,73)[:-1])
    rd1 = newR_dsq(E, ages0, D_0, delta, t_sed, n, chi, p_max, t_max, p_min, t_b1, t_b2, p_b1, p_b2).T
    rd = np.where(rd1>0, rd1, 1e-99)
    ct1 = newR_ct(E, ages0, D_0, delta, t_sed, n, chi, p_max, t_max, p_min, t_b1, t_b2, p_b1, p_b2).T
    g1 = (np.pi*rd)**(-3/2) * np.exp(-d**2/rd) * E**(-alpha)
    g11 = np.where(d<ct1, g1, 0)
    G = np.where(rd1>0, g11, 0) + normall
    slope = np.log(G[:,1:]/G[:,:-1]) / (np.log(Ehigh/Elow))
    gi1 = np.where(slope==-1, G[:,:-1]*np.log(Ehigh/Elow) , G[:,:-1]/(slope+1)*(Ehigh**(slope+1)-Elow**(slope+1)))
    gi = np.concatenate((np.sum(gi1[:,:720].reshape(Nd,72,10),axis=2) ,
                             np.sum(gi1[:,721:].reshape(Nd,9,10),axis=2)), axis=1) / (np.delete(Edge,73)[1:] - np.delete(Edge,73)[:-1])
    rd2 = newR_dsq(ED, ages0, D_0, delta, t_sed, n, chi, p_max, t_max, p_min, t_b1, t_b2, p_b1, p_b2).T
    rd3 = np.where(rd2>0, rd2, 1e-99)
    ct2 = newR_ct(ED, ages0, D_0, delta, t_sed, n, chi, p_max, t_max, p_min, t_b1, t_b2, p_b1, p_b2).T
    g2 = (np.pi*rd3)**(-3/2) * np.exp(-d**2/rd3) * ED**(-alpha)
    g21 = np.where(d<ct2, g2, 0)
    G2 = np.where(rd2>0, g21, 0)
    fluxi = np.sum(gi-normi,axis=0)
    fluxp = np.sum(G2,axis=0)
    return fluxi[-9:]

test = np.zeros((1000,9))
for i in range(1000):
    test[i] = debugger(4*i)

np.save('sumgreensintegral',test)
plt.plot(4*np.arange(1000),test)
plt.xlabel('distance [pc]')
plt.ylabel('relative error: (point-integrated)/sum')
plt.yscale('log')
plt.legend([int(a/1000) for a in approx_DAMPE])
plt.savefig('sumgreensintegral')

# print(sunintegral(30))
# test = excessexperiment2()
# print(test)
# print(testp)
# plt.plot(AMS_DAMPE_DEFAULT_RIGIDITY_ARRAY,testi.T,label='integrated')
# plt.plot(AMS_DAMPE_DEFAULT_RIGIDITY_ARRAY,testp.T,label='point')
# plt.xscale('log')
# plt.yscale('log')
# plt.title('greens functions / mean for different ages, integrated and unintegrated')
# plt.savefig('greenscomparison2')
# np.save('integratedmean2',test)
# distances0 = np.logspace(0,3,100)
# ages0 = np.logspace(3,6,100)
# ages1 = np.linspace(1e3,1e5,1000)
# lhaasobarsize = 25
# ranges = 27
# earr = np.arange(ranges)
# E0 = 0.01 * (1 + lhaasobarsize/100) ** (2*earr)
num_cores = 9

'''
test = Parallel(n_jobs=num_cores)(delayed(excessconstantage)(t,Emid,yerr=3*0.26,barsize=lhaasobarsize)
                                     for t,Emid in test)

result = np.array(test).reshape(ranges,1000)

plt.figure()
plt.title('probability of seeing a peak that is higher than error of measured flux')
plt.pcolor(E0,ages1,result.T)
plt.xlabel('Emid')
plt.ylabel('age')
plt.yscale('log')
plt.xscale('log')
plt.colorbar()
#plt.savefig('prob_2d_constdist_lin.png')
#
plt.show()
E0only = np.zeros(ranges)
for i in range(ranges):
    E0only[i] = np.mean(result[i,:])

plt.figure()
plt.plot(E0,E0only)
plt.xscale('log')
plt.xlabel('Energy')
plt.ylabel('probability')
plt.savefig('prob_E0_3sigma.png')
print('probability of seeing excess at each energy bin is', E0only)
print('probability of seeing excess in total', np.sum(E0only)) ### minimal 0.469289  ### 3 sigma 0.10497899999999999

'''
N = 45
breakE = np.logspace(-2.9,3.5,N)
breakt = np.logspace(3.2,4.9,N)
breakt = np.append(np.array([0]),breakt)
ages = np.logspace(4.5,6.3,N)
ages1 = np.logspace(3.2,6,N)
sed = np.logspace(-1,5,N)
slope = releseslope(ages)
slopeog = releseslope(1e5)
acc = np.zeros(N)
pe = np.zeros(N)
excesses = np.linspace(0,0.01,N)
sigmas = np.linspace(0.5,5,N)
distances = np.linspace(100,10000,N)
'''runy = 36
flux = np.logspace(-10,0,runy)
accepted = np.zeros(runy)
peaks = np.zeros(runy)
nopeak = np.zeros(ranges)

printProgressBar(0, N, prefix = 'Progress:', suffix = 'Complete', length = 50)
for i in range(N):
    result = np.array(Parallel(n_jobs=num_cores)(delayed(excessall)(E,barsize=lhaasobarsize,excesslim=7,life=ages[i],beta=slope[i])
                                    for E in E0))d
    accepted = result[:,0]
    peaks = result[:,1]
    printProgressBar(i + 1, N, prefix = 'Progress:', suffix = 'Complete', length = 50)
    acc[i] = np.sum(accepted)
    pe[i] = np.sum(peaks)
print('greens',greensnppeak(Ea,4e3,50))'''

maxage = 2*SOURCE_LIFETIME
maxdist = HALO_HEIGHT/2
power = 3*maxage/100*(maxdist**2/GALACTIC_RADIUS**2)

#numbers = np.array(Parallel(n_jobs=num_cores)(delayed(breakexcess)(sigma=g,stat=1,maxdist=maxdist,maxage=maxage,D_0=DIFFUSION_COEFFICIENT,t_max=1e5,t_b1=99999,t_b2=0,p_b1=10)for g in breakE)).T
#result = np.array(Parallel(n_jobs=num_cores)(delayed(compare2d)(maxdist=maxdist,maxage=maxage,beta = g)for g in slope))
#numbers = newexcess()

binnumber = 9 * (np.arange(45) + 1)
#result = np.array(Parallel(n_jobs=num_cores)(delayed(excessbins)(bins=int(g))for g in slope))
# result = np.zeros(len(binnumber))
# for i in range(len(result)):
#     result[i] = excessbins(bins=binnumber[i])
#     print(binnumber[i])
# print(result)
# plt.plot(binnumber,result)
# plt.xlabel('number of bins from 1GV to 100TV')
# plt.ylabel('p_1')
# plt.savefig('bintesting.png')
# prob0 = np.zeros((25,N))
# prob1 = np.zeros((25,N))
# prob2 = np.zeros((25,N))
# prob3 = np.zeros((25,N))
# prob4 = np.zeros((25,N))
# prob5 = np.zeros((25,N))
# prob6 = np.zeros((25,N))
# prob7 = np.zeros((25,N))
# for i in range(25):
#     print(i)
#     jl = i/5 + 0.5
#     numbers = np.array(Parallel(n_jobs=num_cores)(delayed(breakexcess2x)(sigma=jl,maxdist=maxdist,maxage=maxage,D_0=DIFFUSION_COEFFICIENT,t_max=1e5,t_b1=99999,t_b2=0,p_b1=g)for g in breakE)).T
#     prob0[i] = 1 - (1 - numbers[1] / numbers[0]) ** power
#     prob1[i] = 1 - (1 - numbers[2] / numbers[0]) ** power
#     prob2[i] = 1 - (1 - numbers[3] / numbers[0]) ** power
#     prob3[i] = 1 - (1 - numbers[4] / numbers[0]) ** power
#     prob4[i] = 1 - (1 - numbers[5] / numbers[0]) ** power
#     prob5[i] = 1 - (1 - numbers[6] / numbers[0]) ** power
#     prob6[i] = 1 - (1 - numbers[7] / numbers[0]) ** power
#     prob7[i] = 1 - (1 - numbers[8] / numbers[0]) ** power
# np.savetxt('break_jump_sys_highH_allnew',prob0)
# np.savetxt('break_jump_sys_highH_lownew',prob1)
# np.savetxt('break_jump_sys_highH_midnew',prob2)
# np.savetxt('break_jump_sys_highH_highnew',prob3)
# np.savetxt('break_jump_stat_highH_allnew',prob4)
# np.savetxt('break_jump_stat_highH_lownew',prob5)
# np.savetxt('break_jump_stat_highH_midnew',prob6)
# np.savetxt('break_jump_stat_highH_highnew',prob7)
# results = np.zeros((20,52))
# for i in range(20):
#     results[i] = breakexcessradial(maxdist=(1+i)*200)
#     print(i)

#np.savetxt('max_dist',results)
maxdists = np.array([100,200,300,400,500,600,1000,2000,4000])
#prob = np.array(Parallel(n_jobs=num_cores)(delayed(excessexperiment2)(maxdist=g)for g in maxdists))
#prob = breakexcessradial(bins=20)
#breakexcessradial()
#np.savetxt('distmid',prob)
# pb = 10**(-2)
# def greensjump(E, t_SNR, d, t_max=1e5,t_b1=99999,t_b2=0,p_b1=pb):
#     rd1 = newR_dsq(E, t_SNR, t_max=t_max, t_b1=t_b1, t_b2=t_b2, p_b1=p_b1)
#     rd = np.where(rd1>0, rd1, 1e-99)
#     g1 = (np.pi*rd)**(-3/2) * np.exp(-d**2/rd)
#     return g1
'''
default_cycler = (cycler(color=['r', 'g', 'b','c']))
#fig = plt.figure(figsize=(14.20, 10.80))

plt.rc('font', size=22)

plt.rc('axes', prop_cycle=default_cycler)
da = np.array([30,300,1000])
ta = np.array([2000,10000,50000,110000])

fig, axs = plt.subplots(2,2,sharex=True,sharey=True,figsize=(23,15))
#da = np.array([700,800,900])
#ta = np.array([60000,70000,80000,90000])
tas = (np.meshgrid(ta,da)[0].flatten()/1000).astype('int')  #+ np.array(['1'])
das = (np.meshgrid(ta,da)[1].flatten()).astype('str')
#legend = np.array([das[i] + 'pc, ' + str(tas[i]) + 'kyr' for i in range(len(das))])

axs[0,0].loglog(Ea,greensjump(Ea,ta,da[0],p_b1=1)*D(Ea[:,np.newaxis])**(3/2),linestyle='--',linewidth=3)
axs[0,0].loglog(Ea,greensjump(Ea,ta,da[1],p_b1=1)*D(Ea[:,np.newaxis])**(3/2),linestyle='-.',linewidth=3)
axs[0,0].loglog(Ea,greensjump(Ea,ta,da[2],p_b1=1)*D(Ea[:,np.newaxis])**(3/2),linestyle='dotted',linewidth=3)



axs[0,1].loglog(Ea,greensjump(Ea,ta,da[0],p_b1=10)*D(Ea[:,np.newaxis])**(3/2),linestyle='--',linewidth=3)
axs[0,1].loglog(Ea,greensjump(Ea,ta,da[1],p_b1=10)*D(Ea[:,np.newaxis])**(3/2),linestyle='-.',linewidth=3)
axs[0,1].loglog(Ea,greensjump(Ea,ta,da[2],p_b1=10)*D(Ea[:,np.newaxis])**(3/2),linestyle='dotted',linewidth=3)



axs[1,0].loglog(Ea,greensjump(Ea,ta,da[0],p_b1=100)*D(Ea[:,np.newaxis])**(3/2),linestyle='--',linewidth=3)
axs[1,0].loglog(Ea,greensjump(Ea,ta,da[1],p_b1=100)*D(Ea[:,np.newaxis])**(3/2),linestyle='-.',linewidth=3)
axs[1,0].loglog(Ea,greensjump(Ea,ta,da[2],p_b1=100)*D(Ea[:,np.newaxis])**(3/2),linestyle='dotted',linewidth=3)



axs[1,1].loglog(Ea,greensjump(Ea,ta,da[0],p_b1=1000)*D(Ea[:,np.newaxis])**(3/2),linestyle='--',linewidth=3)
axs[1,1].loglog(Ea,greensjump(Ea,ta,da[1],p_b1=1000)*D(Ea[:,np.newaxis])**(3/2),linestyle='-.',linewidth=3)
axs[1,1].loglog(Ea,greensjump(Ea,ta,da[2],p_b1=1000)*D(Ea[:,np.newaxis])**(3/2),linestyle='dotted',linewidth=3)
for ax in axs.flat:
    ax.set_ylim(1e34,1e41)
axs[0,0].set_ylabel('$R^{0.4}$ G [arb. u.]')
axs[1,0].set_ylabel('$R^{0.4}$ G [arb. u.]')
axs[1,0].set_xlabel('R [TV]')
axs[1,1].set_xlabel('R [TV]')

fig.tight_layout()
plt.savefig('greens2x2high.png',doi=1500,bbox_inches='tight')
'''
# fig = plt.figure(figsize=(10,10))
# ta = np.logspace(4,5,20)
# plt.loglog(Ea,NORMAL4*D(Ea)**(3/2),c='black',linewidth=3,linestyle='--')
# plt.loglog(Ea,greensjump(Ea,ta,300,p_b1=100)*D(Ea[:,np.newaxis])**(3/2),linewidth=2)
# plt.ylim(1e34,1e38)
# fig.tight_layout()
# plt.savefig('greensproblem.png',doi=1500,bbox_inches='tight')
'''
plt.plot(Ea,greensjump(Ea,ta,da[0])*D(Ea[:,np.newaxis])**(3/2),linestyle='--',linewidth=3)
plt.plot(Ea,greensjump(Ea,ta,da[1])*D(Ea[:,np.newaxis])**(3/2),linestyle='-.',linewidth=3)
plt.plot(Ea,greensjump(Ea,ta,da[2])*D(Ea[:,np.newaxis])**(3/2),linestyle='dotted',linewidth=3)
# plt.plot(0,0,linestyle='--',color='black',label='30pc')
# plt.plot(0,0,linestyle='-.',color='black',label='300pc')
# plt.plot(0,0,linestyle='dotted',color='black',label='1000pc')
# plt.plot(0,0,color='r',label='2kyr')
# plt.plot(0,0,color='g',label='10kyr')
# plt.plot(0,0,color='b',label='50kyr')
# plt.plot(0,0,color='c',label='110kyr')
plt.plot(Ea,greensnppeak(Ea[:,np.newaxis],ta,da[0])*D(Ea[:,np.newaxis])**(3/2),linestyle='--',linewidth=3,alpha=0.3)
plt.plot(Ea,greensnppeak(Ea[:,np.newaxis],ta,da[1])*D(Ea[:,np.newaxis])**(3/2),linestyle='-.',linewidth=3,alpha=0.3)
plt.plot(Ea,greensnppeak(Ea[:,np.newaxis],ta,da[2])*D(Ea[:,np.newaxis])**(3/2),linestyle='dotted',linewidth=3,alpha=0.3)
plt.xlabel('R [TV]')
plt.xscale('log')
plt.yscale('log')
plt.ylabel('$R^{0.4}$ G [arb. u.]')
plt.ylim(1e34,1e41)
#plt.legend(loc="center right", bbox_to_anchor=(1.22, 0.5))
#plt.legend(legend,loc="center right", bbox_to_anchor=(1.35, 0.5), ncol=1)
#plt.title('Break Rigidity ' + str(pb) + 'TV')
plt.savefig('greensoverlay.png',doi=1500,bbox_inches='tight')
#plt.savefig('greensjump' + str(pb) + '.png',doi=1500,bbox_inches='tight')
'''
# pbs = np.logspace(-2.9999,3,7)
# colors = plt.cm.plasma(np.linspace(0,0.5,7))
# for i, pb in enumerate(pbs):
#     plt.plot(Ea,newescape(Ea[:,np.newaxis],t_max=1e5,t_b1=99999,t_b2=0,p_b1=pb)/YEAR_SECOND_CONVERSION/1000,color=colors[i])
# plt.xscale('log')
# plt.yscale('log')
# plt.xlabel('Rigidity [TV]')
# plt.ylabel('Escape Time [kyr]')
# plt.ylim(1.6,150)

#plt.savefig('escapetime.png',doi=1500,bbox_inches='tight')

# h224Dt = np.logspace(-15,10,1000000)

# def jacobitheta(a):
#     loops = 1000
#     result = 1
#     q = np.exp(-a)
#     G = 1
#     for i in range(loops):
#         G *= (1-q**(2*(i+1)))
#     for j in range(loops):
#         result *= (1-2*q**(2*i+1)+q**(4*(i+1)-2))
#     return result * G

# j = jacobitheta(h224Dt)
# print(np.max(j),min(j))
# plt.loglog(h224Dt,j)
# plt.savefig('test2')
# thetafunction = np.vstack((h224Dt,j))
# np.save('thetafunction',thetafunction)


# normall = 1 / (np.pi * D(AMS_DAMPE_DEFAULT_RIGIDITY_ARRAY,Dpcy, DIFFUSION_SPECTRUM)) * normalisation * AMS_DAMPE_DEFAULT_RIGIDITY_ARRAY**(-PROTON_INJECTION_SPECTRUM)
# np.save('mean',normall)

def int2(R, theta,E):
    pointsofinterest = [0,1,10,1e2,1e3,1e4,1e5,1e6]
    return quad(integrant,0,1e15,args=(R,theta,E),points=pointsofinterest,epsrel=1e-20)[0]

def int3(theta,E):
    pointsofinterest = SUN_POSITION + 600*(np.arange(11)-5)
    return quad(int2,0,GALACTIC_RADIUS,args=(theta,E),points=pointsofinterest,epsrel=1e-20)[0]




# mean = np.array([quad(int3,0,2*np.pi,args=(n,),epsrel=1e-20) for n in AMS_DAMPE_DEFAULT_RIGIDITY_ARRAY])
# print(mean)
# np.save('mean4',mean)
# normall = 1 / (np.pi * D(AMS_DAMPE_DEFAULT_RIGIDITY_ARRAY,Dpcy, DIFFUSION_SPECTRUM)) * normalisation
# mean2 = np.array([mean_bessel(E) for E in AMS_DAMPE_DEFAULT_RIGIDITY_ARRAY])
# print(mean2)
# np.save('meani',mean2)
# plt.loglog(AMS_DAMPE_DEFAULT_RIGIDITY_ARRAY,mean[:,0],label='triple')
# plt.loglog(AMS_DAMPE_DEFAULT_RIGIDITY_ARRAY,mean2[:,0],label='bessel')
# plt.plot(AMS_DAMPE_DEFAULT_RIGIDITY_ARRAY,0.000003457905225482213*D(0.001)/D(AMS_DAMPE_DEFAULT_RIGIDITY_ARRAY)/AMS_DAMPE_DEFAULT_RIGIDITY_ARRAY*np.sqrt((AMS_DAMPE_DEFAULT_RIGIDITY_ARRAY)**2+M_PROTON**2)/(meanA),label='Khai/Anton, with beta')
# plt.plot(AMS_DAMPE_DEFAULT_RIGIDITY_ARRAY,np.sqrt(2)*0.000003457905225482213*D(0.001)/D(AMS_DAMPE_DEFAULT_RIGIDITY_ARRAY)/(meanA),label='Khai/Anton, without beta')
# plt.title('comparing the means')
# plt.xscale('log')
# plt.legend()
# a1 = (np.sqrt(2)*0.000003457905225482213*D(0.001)/D(AMS_DAMPE_DEFAULT_RIGIDITY_ARRAY)/(meanA))[0]
# a2 = (np.sqrt(2)*0.000003457905225482213*D(0.001)/D(AMS_DAMPE_DEFAULT_RIGIDITY_ARRAY)/AMS_DAMPE_DEFAULT_RIGIDITY_ARRAY*np.sqrt((AMS_DAMPE_DEFAULT_RIGIDITY_ARRAY)**2+M_PROTON**2)/(meanA))[0]
# print(a1,a2,a2/a1,a1/a2)
# print(AMS_DAMPE_DEFAULT_RIGIDITY_ARRAY[0])
# plt.savefig('mean_comparison4')
# t0 = np.logspace(2,12,10000)
# R0 = np.linspace(0,15000,5)
# for R in R0:
#     plt.loglog(t0,integrant2(t0,R,1e3))
# plt.savefig('test35')


print('runtime' , timeit.default_timer() - start)
print('runtime' , datetime.now() - startt)

# -3 -2 -1 0 1 2 3
# 6 5 4 4 3 3 2
# 12 12 11 10 10 9 9